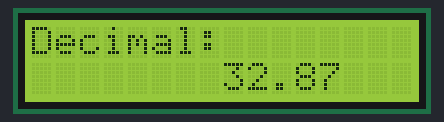
Recording of a sketch running on a simulated Arduino Uno, built with avr-gcc and run on an emulated ATmega328P. Shown: 16×2 character LCD.

Above: at 0.1 s.
At 2.1 s:
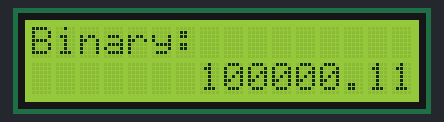

The sketch:

Platformio_assignment.ino
```cpp
#include <LiquidCrystal.h>
LiquidCrystal lcd(7, 8, 9, 10, 11, 12);


void setup() {
  lcd.begin(16, 2);
}

void loop() {

    double inputNumber = 32.87;
    lcd.clear();
    lcd.setCursor(0,0);
    lcd.print("Decimal:");
    lcd.setCursor(8,1);
    lcd.print(inputNumber);
    delay(2000);
    lcd.clear();
    lcd.setCursor(0,0);
    lcd.print("Binary: ");
    int intPart = int(inputNumber);
    float fractionalPart = inputNumber - intPart;
    lcd.setCursor(7,1);
    printBinary(intPart,fractionalPart);
    delay(2000);
    lcd.clear();

}

void printBinary(int intPart,float fractionPart) {
  if (intPart == 0)
  {
    lcd.print(0);
    return;
  }

  int binaryNum[32];
  int i = 0;
    while (intPart > 0)
    {
      binaryNum[i] = intPart % 2;
      intPart = intPart / 2;
      i++;
    }

  for (int j = i-1; j >= 0; j--)
    lcd.print(binaryNum[j]);
    lcd.print(".");

  for (int i = 0; i < 3; i++)
  {
    fractionPart *= 2;
    int data = int(fractionPart);
    lcd.print(data);
    fractionPart -= data;
  }
}
```

Measured:
- what the display in image 1 shows lasts 2.0 s, from 2.1 s to 4.1 s
